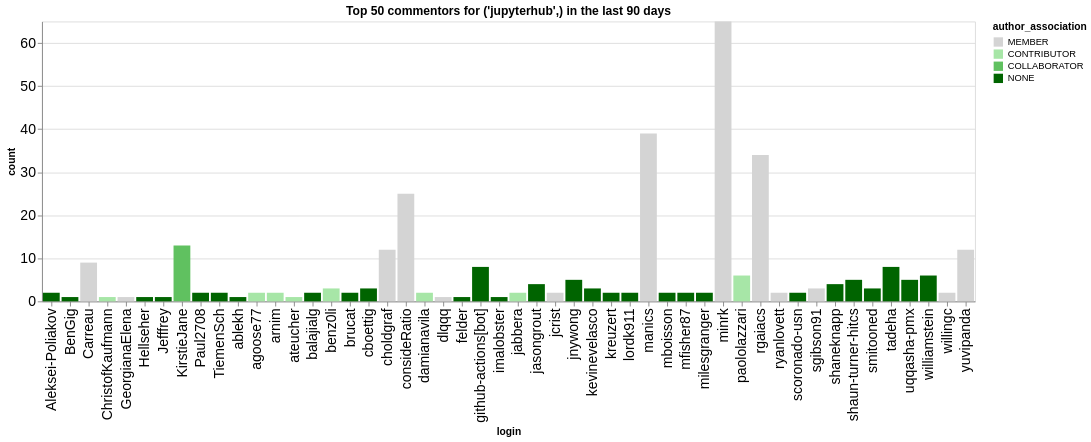

Write notebook code for a chart like this one.
### Code cell
n_plot = 50
charts = []
for ii, (iorg, idata) in enumerate(commentors.groupby(['org'])):
    title = f"Top {n_plot} commentors for {iorg} in the last {n_days} days"
    idata = idata.groupby('login', as_index=False).agg({'count': 'sum', 'author_association': 'first'})
    idata = idata.sort_values('count', ascending=False).head(n_plot)
    ch = alt.Chart(data=idata.head(n_plot), title=title).mark_bar().encode(
        x='login',
        y='count',
        color=alt.Color('author_association', scale=alt.Scale(domain=author_types, range=author_colors))
    )
    charts.append(ch)
alt.hconcat(*charts)

### Figure 1 — Vega-Lite specification as saved in the notebook (floating-point values rounded to 4 significant figures)
{"config": {"axisLeft": {"labelFontSize": 15}, "axisBottom": {"labelFontSize": 15}}, "hconcat": [{"mark": {"type": "bar"}, "encoding": {"color": {"field": "author_association", "scale": {"domain": ["MEMBER", "CONTRIBUTOR", "COLLABORATOR", "NONE"], "range": ["rgb(211.82745098039214, 211.82745098039214, 211.82745098039214)", "rgb(166.98562091503268, 229.89803921568628, 166.98562091503268)", "rgb(96.37647058823529, 192.75294117647059, 96.37647058823529)", "rgb(0.0, 100.3921568627451, 0.0)"]}, "type": "nominal"}, "x": {"field": "login", "type": "nominal"}, "y": {"field": "count", "type": "quantitative"}}, "title": "Top 50 commentors for ('jupyterhub',) in the last 90 days"}], "data": {"name": "data-6d40358fdaaf8f880f06ffd2532c4ad0"}, "$schema": "https://vega.github.io/schema/vega-lite/v5.20.1.json", "datasets": {"data-6d40358fdaaf8f880f06ffd2532c4ad0": [{"login": "minrk", "count": 65, "author_association": "MEMBER"}, {"login": "manics", "count": 39, "author_association": "MEMBER"}, {"login": "rgaiacs", "count": 34, "author_association": "MEMBER"}, {"login": "consideRatio", "count": 25, "author_association": "MEMBER"}, {"login": "KirstieJane", "count": 13, "author_association": "COLLABORATOR"}, {"login": "yuvipanda", "count": 12, "author_association": "MEMBER"}, {"login": "choldgraf", "count": 12, "author_association": "MEMBER"}, {"login": "Carreau", "count": 9, "author_association": "MEMBER"}, {"login": "github-actions[bot]", "count": 8, "author_association": "NONE"}, {"login": "tadeha", "count": 8, "author_association": "NONE"}, {"login": "williamstein", "count": 6, "author_association": "NONE"}, {"login": "paololazzari", "count": 6, "author_association": "CONTRIBUTOR"}, {"login": "uqqasha-pmx", "count": 5, "author_association": "NONE"}, {"login": "jnywong", "count": 5, "author_association": "NONE"}, {"login": "shaun-turner-hitcs", "count": 5, "author_association": "NONE"}, {"login": "jasongrout", "count": 4, "author_association": "NONE"}, {"login": "shaneknapp", "count": 4, "author_association": "NONE"}, {"login": "sgibson91", "count": 3, "author_association": "MEMBER"}, {"login": "smitooned", "count": 3, "author_association": "NONE"}, {"login": "benz0li", "count": 3, "author_association": "CONTRIBUTOR"}, {"login": "cboettig", "count": 3, "author_association": "NONE"}, {"login": "kevinevelasco", "count": 3, "author_association": "NONE"}, {"login": "mboisson", "count": 2, "author_association": "NONE"}, {"login": "Aleksei-Poliakov", "count": 2, "author_association": "NONE"}, {"login": "willingc", "count": 2, "author_association": "MEMBER"}, {"login": "ryanlovett", "count": 2, "author_association": "MEMBER"}, {"login": "scoronado-usn", "count": 2, "author_association": "NONE"}, {"login": "lordk911", "count": 2, "author_association": "NONE"}, {"login": "jabbera", "count": 2, "author_association": "CONTRIBUTOR"}, {"login": "kreuzert", "count": 2, "author_association": "NONE"}, {"login": "mfisher87", "count": 2, "author_association": "NONE"}, {"login": "milesgranger", "count": 2, "author_association": "NONE"}, {"login": "balajialg", "count": 2, "author_association": "NONE"}, {"login": "brucat", "count": 2, "author_association": "NONE"}, {"login": "damianavila", "count": 2, "author_association": "CONTRIBUTOR"}, {"login": "jcrist", "count": 2, "author_association": "MEMBER"}, {"login": "Paul2708", "count": 2, "author_association": "NONE"}, {"login": "TiemenSch", "count": 2, "author_association": "NONE"}, {"login": "arnim", "count": 2, "author_association": "CONTRIBUTOR"}, {"login": "agoose77", "count": 2, "author_association": "CONTRIBUTOR"}, {"login": "Jefffrey", "count": 1, "author_association": "NONE"}, {"login": "Hellseher", "count": 1, "author_association": "NONE"}, {"login": "GeorgianaElena", "count": 1, "author_association": "MEMBER"}, {"login": "ChristofKaufmann", "count": 1, "author_association": "CONTRIBUTOR"}, {"login": "BenGig", "count": 1, "author_association": "NONE"}, {"login": "imalobster", "count": 1, "author_association": "NONE"}, {"login": "felder", "count": 1, "author_association": "NONE"}, {"login": "dlqqq", "count": 1, "author_association": "MEMBER"}, {"login": "ateucher", "count": 1, "author_association": "CONTRIBUTOR"}, {"login": "ablekh", "count": 1, "author_association": "NONE"}]}}
